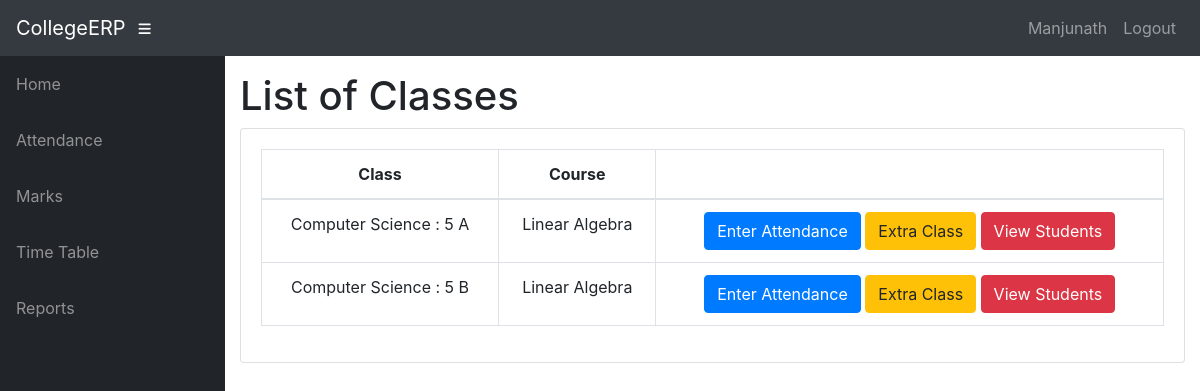
/info/teacher/MA01/1/Classes/ (signed in), run on the app's committed database.
### info/models.py (models this page shows, shortened)
class User(AbstractUser):
    @property
    def is_student(self):
        if hasattr(self, 'student'):
            return True
        return False
    @property
    def is_teacher(self):
        if hasattr(self, 'teacher'):
            return True
        return False

class Teacher(models.Model):
    user = models.OneToOneField(User, on_delete=models.CASCADE, null=True)
    id = models.CharField(primary_key=True, max_length=100)
    dept = models.ForeignKey(Dept, on_delete=models.CASCADE, default=1)
    name = models.CharField(max_length=100)
    sex = models.CharField(max_length=50, choices=sex_choice, default='Male')
    DOB = models.DateField(default='1980-01-01')

class Assign(models.Model):
    class_id = models.ForeignKey(Class, on_delete=models.CASCADE)
    course = models.ForeignKey(Course, on_delete=models.CASCADE)
    teacher = models.ForeignKey(Teacher, on_delete=models.CASCADE)
    class Meta:
        unique_together = (('course', 'class_id', 'teacher'),)

class Class(models.Model):
    id = models.CharField(primary_key='True', max_length=100)
    dept = models.ForeignKey(Dept, on_delete=models.CASCADE)
    section = models.CharField(max_length=100)
    sem = models.IntegerField()
    class Meta:
        verbose_name_plural = 'classes'
    def __str__(self):
        d = Dept.objects.get(name=self.dept)
        return '%s : %d %s' % (d.name, self.sem, self.section)

class Dept(models.Model):
    id = models.CharField(primary_key='True', max_length=100)
    name = models.CharField(max_length=200)
    def __str__(self):
        return self.name

class Course(models.Model):
    dept = models.ForeignKey(Dept, on_delete=models.CASCADE)
    id = models.CharField(primary_key='True', max_length=50)
    name = models.CharField(max_length=50)
    shortname = models.CharField(max_length=50, default='X')
    def __str__(self):
        return self.name

### info/views.py (the view)
@login_required
def t_clas(request, teacher_id, choice):
    teacher1 = get_object_or_404(Teacher, id=teacher_id)
    return render(request, 'info/t_clas.html', {'teacher1': teacher1, 'choice': choice})

### info/templates/info/t_clas.html
{% extends 'info/base.html' %}
{% block content %}
    <h1>List of Classes</h1>
    <div class="card mb-3">
            <div class="card-body">
              <div class="table-responsive">
                <table class="table table-bordered text-center" id="dataTable" width="100%" cellspacing="0">
                  <thead>
                    <tr>
                        <th>Class</th>
                        <th>Course</th>
                        <th></th>
                    </tr>
                  </thead>
                  <tbody>
                    {% for ass in teacher1.assign_set.all %}
                    <tr>
                        <td>{{ ass.class_id }}</td>
                        <td>{{ ass.course }}</td>
                        <td>
                            {% if choice == 1 %}
                                <a class="btn btn-primary" href="{% url 't_class_date' ass.id %}" role="button">Enter Attendance</a>
                                <a class="btn btn-warning" href="{% url 't_extra_class' ass.id %}">Extra Class</a>
                                <a class="btn btn-danger" href="{% url 't_student' ass.id %}">View Students</a>
                            {% elif choice == 2 %}
                                <a class="btn btn-primary" href="{% url 't_marks_list' ass.id %}" role="button">Enter Marks</a>
                                <a class="btn btn-danger" href="{% url 't_student_marks' ass.id %}">View Students</a>
                            {% elif choice == 3 %}
                                <a class="btn btn-danger" href="{% url 't_report' ass.id %}">Generate reports</a>
                            {% endif %}
                        </td>
                    </tr>
                    {% empty %}
                            <p>teacher has no courses</p>
                    {% endfor %}
                  </tbody>
                </table>
              </div>
    </div>
{% endblock %}

### info/templates/info/base.html (shortened to what this page needs)
<!DOCTYPE html>
<html lang="en">
  <head>
      {% load static %}
    <link href="{% static '/info/bootstrap/vendor/bootstrap/css/bootstrap.min.css' %}" rel="stylesheet">
    <link href="{% static '/info/bootstrap/vendor/fontawesome-free/css/all.min.css' %}" rel="stylesheet" type="text/css">
    <link href="{% static '/info/bootstrap/vendor/datatables/dataTables.bootstrap4.css' %}" rel="stylesheet">
    <link href="{% static '/info/bootstrap/css/sb-admin.css' %}" rel="stylesheet">
  </head>
  <body id="page-top">
    <nav class="navbar navbar-expand navbar-dark bg-dark static-top">
      <a class="navbar-brand mr-1" href="{% url 'index' %}">CollegeERP</a>
      <button class="btn btn-link btn-sm text-white order-1 order-sm-0" id="sidebarToggle" href="#">
        <i class="fas fa-bars"></i>
      </button>
        <div class="collapse navbar-collapse" id="navbarResponsive">
          <ul class="navbar-nav ml-auto">
            <li class="nav-item">
                {% if request.user.is_student %}
                    <a class="nav-link text-capitalize">{{ request.user.student.name }}</a>
                {% elif request.user.is_teacher %}
                    <a class="nav-link text-capitalize">{{ request.user.teacher.name }}</a>
                {% endif %}
            </li>
            <li class="nav-item">
                <a class="nav-link" href="#" data-toggle="modal" data-target="#logoutModal">Logout</a>
            </li>
          </ul>
        </div>
    </nav>
    <div id="wrapper">
      <ul class="sidebar navbar-nav">
            <li class="nav-item">
              <a class="nav-link" href="{% url 'index' %}">
                <span>Home</span>
              </a>
            </li>
        {% if request.user.is_student %}
            <li class="nav-item">
              <a class="nav-link" href="{% url 'attendance' request.user.student.USN %}">
                <span>Attendance</span>
              </a>
            </li>
            <li class="nav-item">
              <a class="nav-link" href="{% url 'attendance' request.user.student.USN %}">
                <span>Attendance By Subject</span>
              </a>
            </li>
            <li class="nav-item">
              <a class="nav-link" href="{% url 'marks_list' request.user.student.USN %}">
                <span>Marks</span>
              </a>
            </li>
              <li class="nav-item">
              <a class="nav-link" href="{% url 'timetable' request.user.student.class_id_id %}">
                <span>Time Table</span>
              </a>
            </li>
        {% elif request.user.is_teacher %}
            <li class="nav-item">
              <a class="nav-link" href="{% url 't_clas' request.user.teacher.id 1 %}">
                <span>Attendance</span>
              </a>
            </li>
            <li class="nav-item">
              <a class="nav-link" href="{% url 't_clas' request.user.teacher.id 2 %}">
                <span>Marks</span>
              </a>
            </li>
              <li class="nav-item">
              <a class="nav-link" href="{% url 't_timetable' request.user.teacher.id %}">
                <span>Time Table</span>
              </a>
            </li>
            <li class="nav-item">
              <a class="nav-link" href="{% url 't_clas' request.user.teacher.id 3 %}">
                <span>Reports</span>
              </a>
            </li>
        {% endif %}
      </ul>
      <div id="content-wrapper">
        <div class="container-fluid">
            {% block content %}
            {% endblock %}
        </div>
      </div>
    </div>
  </body>
</html>

### data on the page
User: user.teacher.name "Manjunath"
Assign: class_id "Computer Science : 5 A", course "Linear Algebra"
Assign: class_id "Computer Science : 5 B", course "Linear Algebra"
